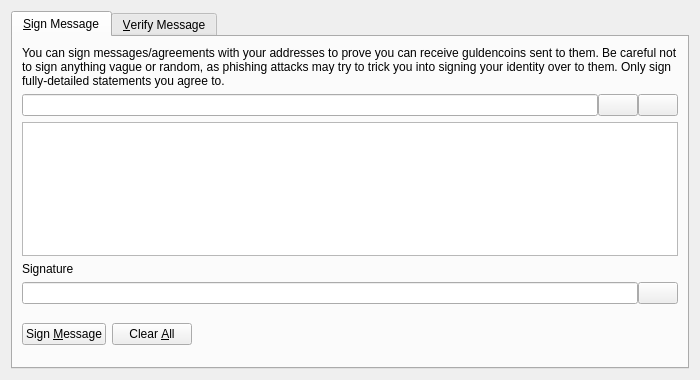
<?xml version="1.0" encoding="UTF-8"?>
<ui version="4.0">
 <class>SignVerifyMessageDialog</class>
 <widget class="QDialog" name="SignVerifyMessageDialog">
  <property name="geometry">
   <rect>
    <x>0</x>
    <y>0</y>
    <width>700</width>
    <height>380</height>
   </rect>
  </property>
  <property name="windowTitle">
   <string>Signatures - Sign / Verify a Message</string>
  </property>
  <property name="modal">
   <bool>true</bool>
  </property>
  <layout class="QVBoxLayout" name="verticalLayout">
   <item>
    <widget class="QTabWidget" name="tabWidget">
     <property name="currentIndex">
      <number>0</number>
     </property>
     <widget class="QWidget" name="tabSignMessage">
      <attribute name="title">
       <string>&amp;Sign Message</string>
      </attribute>
      <layout class="QVBoxLayout" name="verticalLayout_SM">
       <item>
        <widget class="QLabel" name="infoLabel_SM">
         <property name="text">
          <string>You can sign messages/agreements with your addresses to prove you can receive guldencoins sent to them. Be careful not to sign anything vague or random, as phishing attacks may try to trick you into signing your identity over to them. Only sign fully-detailed statements you agree to.</string>
         </property>
         <property name="textFormat">
          <enum>Qt::PlainText</enum>
         </property>
         <property name="wordWrap">
          <bool>true</bool>
         </property>
        </widget>
       </item>
       <item>
        <layout class="QHBoxLayout" name="horizontalLayout_1_SM">
         <property name="spacing">
          <number>0</number>
         </property>
         <item>
          <widget class="QValidatedLineEdit" name="addressIn_SM">
           <property name="toolTip">
            <string>The Guldencoin address to sign the message with</string>
           </property>
          </widget>
         </item>
         <item>
          <widget class="QPushButton" name="addressBookButton_SM">
           <property name="toolTip">
            <string>Choose previously used address</string>
           </property>
           <property name="text">
            <string/>
           </property>
           <property name="icon">
            <iconset resource="../bitcoin.qrc">
             <normaloff>:/icons/address-book</normaloff>:/icons/address-book</iconset>
           </property>
           <property name="shortcut">
            <string>Alt+A</string>
           </property>
           <property name="autoDefault">
            <bool>false</bool>
           </property>
          </widget>
         </item>
         <item>
          <widget class="QPushButton" name="pasteButton_SM">
           <property name="toolTip">
            <string>Paste address from clipboard</string>
           </property>
           <property name="text">
            <string/>
           </property>
           <property name="icon">
            <iconset resource="../bitcoin.qrc">
             <normaloff>:/icons/editpaste</normaloff>:/icons/editpaste</iconset>
           </property>
           <property name="shortcut">
            <string>Alt+P</string>
           </property>
           <property name="autoDefault">
            <bool>false</bool>
           </property>
          </widget>
         </item>
        </layout>
       </item>
       <item>
        <widget class="QPlainTextEdit" name="messageIn_SM">
         <property name="toolTip">
          <string>Enter the message you want to sign here</string>
         </property>
        </widget>
       </item>
       <item>
        <widget class="QLabel" name="signatureLabel_SM">
         <property name="text">
          <string>Signature</string>
         </property>
         <property name="textFormat">
          <enum>Qt::PlainText</enum>
         </property>
        </widget>
       </item>
       <item>
        <layout class="QHBoxLayout" name="horizontalLayout_2_SM">
         <property name="spacing">
          <number>0</number>
         </property>
         <item>
          <widget class="QLineEdit" name="signatureOut_SM">
           <property name="font">
            <font>
             <italic>true</italic>
            </font>
           </property>
           <property name="readOnly">
            <bool>true</bool>
           </property>
          </widget>
         </item>
         <item>
          <widget class="QPushButton" name="copySignatureButton_SM">
           <property name="toolTip">
            <string>Copy the current signature to the system clipboard</string>
           </property>
           <property name="text">
            <string/>
           </property>
           <property name="icon">
            <iconset resource="../bitcoin.qrc">
             <normaloff>:/icons/editcopy</normaloff>:/icons/editcopy</iconset>
           </property>
           <property name="autoDefault">
            <bool>false</bool>
           </property>
          </widget>
         </item>
        </layout>
       </item>
       <item>
        <layout class="QHBoxLayout" name="horizontalLayout_3_SM">
         <item>
          <widget class="QPushButton" name="signMessageButton_SM">
           <property name="toolTip">
            <string>Sign the message to prove you own this Guldencoin address</string>
           </property>
           <property name="text">
            <string>Sign &amp;Message</string>
           </property>
           <property name="icon">
            <iconset resource="../bitcoin.qrc">
             <normaloff>:/icons/edit</normaloff>:/icons/edit</iconset>
           </property>
           <property name="autoDefault">
            <bool>false</bool>
           </property>
          </widget>
         </item>
         <item>
          <widget class="QPushButton" name="clearButton_SM">
           <property name="toolTip">
            <string>Reset all sign message fields</string>
           </property>
           <property name="text">
            <string>Clear &amp;All</string>
           </property>
           <property name="icon">
            <iconset resource="../bitcoin.qrc">
             <normaloff>:/icons/remove</normaloff>:/icons/remove</iconset>
           </property>
           <property name="autoDefault">
            <bool>false</bool>
           </property>
          </widget>
         </item>
         <item>
          <spacer name="horizontalSpacer_1_SM">
           <property name="orientation">
            <enum>Qt::Horizontal</enum>
           </property>
           <property name="sizeHint" stdset="0">
            <size>
             <width>40</width>
             <height>48</height>
            </size>
           </property>
          </spacer>
         </item>
         <item>
          <widget class="QLabel" name="statusLabel_SM">
           <property name="font">
            <font>
             <weight>75</weight>
             <bold>true</bold>
            </font>
           </property>
           <property name="text">
            <string/>
           </property>
           <property name="wordWrap">
            <bool>true</bool>
           </property>
          </widget>
         </item>
         <item>
          <spacer name="horizontalSpacer_2_SM">
           <property name="orientation">
            <enum>Qt::Horizontal</enum>
           </property>
           <property name="sizeHint" stdset="0">
            <size>
             <width>40</width>
             <height>48</height>
            </size>
           </property>
          </spacer>
         </item>
        </layout>
       </item>
      </layout>
     </widget>
     <widget class="QWidget" name="tabVerifyMessage">
      <attribute name="title">
       <string>&amp;Verify Message</string>
      </attribute>
      <layout class="QVBoxLayout" name="verticalLayout_VM">
       <item>
        <widget class="QLabel" name="infoLabel_VM">
         <property name="text">
          <string>Enter the receiver's address, message (ensure you copy line breaks, spaces, tabs, etc. exactly) and signature below to verify the message. Be careful not to read more into the signature than what is in the signed message itself, to avoid being tricked by a man-in-the-middle attack. Note that this only proves the signing party receives with the address, it cannot prove sendership of any transaction!</string>
         </property>
         <property name="textFormat">
          <enum>Qt::PlainText</enum>
         </property>
         <property name="alignment">
          <set>Qt::AlignLeading|Qt::AlignLeft|Qt::AlignTop</set>
         </property>
         <property name="wordWrap">
          <bool>true</bool>
         </property>
        </widget>
       </item>
       <item>
        <layout class="QHBoxLayout" name="horizontalLayout_1_VM">
         <property name="spacing">
          <number>0</number>
         </property>
         <item>
          <widget class="QValidatedLineEdit" name="addressIn_VM">
           <property name="toolTip">
            <string>The Guldencoin address the message was signed with</string>
           </property>
          </widget>
         </item>
         <item>
          <widget class="QPushButton" name="addressBookButton_VM">
           <property name="toolTip">
            <string>Choose previously used address</string>
           </property>
           <property name="text">
            <string/>
           </property>
           <property name="icon">
            <iconset resource="../bitcoin.qrc">
             <normaloff>:/icons/address-book</normaloff>:/icons/address-book</iconset>
           </property>
           <property name="shortcut">
            <string>Alt+A</string>
           </property>
           <property name="autoDefault">
            <bool>false</bool>
           </property>
          </widget>
         </item>
        </layout>
       </item>
       <item>
        <widget class="QPlainTextEdit" name="messageIn_VM"/>
       </item>
       <item>
        <widget class="QValidatedLineEdit" name="signatureIn_VM"/>
       </item>
       <item>
        <layout class="QHBoxLayout" name="horizontalLayout_2_VM">
         <item>
          <widget class="QPushButton" name="verifyMessageButton_VM">
           <property name="toolTip">
            <string>Verify the message to ensure it was signed with the specified Guldencoin address</string>
           </property>
           <property name="text">
            <string>Verify &amp;Message</string>
           </property>
           <property name="icon">
            <iconset resource="../bitcoin.qrc">
             <normaloff>:/icons/transaction_0</normaloff>:/icons/transaction_0</iconset>
           </property>
           <property name="autoDefault">
            <bool>false</bool>
           </property>
          </widget>
         </item>
         <item>
          <widget class="QPushButton" name="clearButton_VM">
           <property name="toolTip">
            <string>Reset all verify message fields</string>
           </property>
           <property name="text">
            <string>Clear &amp;All</string>
           </property>
           <property name="icon">
            <iconset resource="../bitcoin.qrc">
             <normaloff>:/icons/remove</normaloff>:/icons/remove</iconset>
           </property>
           <property name="autoDefault">
            <bool>false</bool>
           </property>
          </widget>
         </item>
         <item>
          <spacer name="horizontalSpacer_1_VM">
           <property name="orientation">
            <enum>Qt::Horizontal</enum>
           </property>
           <property name="sizeHint" stdset="0">
            <size>
             <width>40</width>
             <height>48</height>
            </size>
           </property>
          </spacer>
         </item>
         <item>
          <widget class="QLabel" name="statusLabel_VM">
           <property name="font">
            <font>
             <weight>75</weight>
             <bold>true</bold>
            </font>
           </property>
           <property name="text">
            <string/>
           </property>
           <property name="wordWrap">
            <bool>true</bool>
           </property>
          </widget>
         </item>
         <item>
          <spacer name="horizontalSpacer_2_VM">
           <property name="orientation">
            <enum>Qt::Horizontal</enum>
           </property>
           <property name="sizeHint" stdset="0">
            <size>
             <width>40</width>
             <height>48</height>
            </size>
           </property>
          </spacer>
         </item>
        </layout>
       </item>
      </layout>
     </widget>
    </widget>
   </item>
  </layout>
 </widget>
 <customwidgets>
  <customwidget>
   <class>QValidatedLineEdit</class>
   <extends>QLineEdit</extends>
   <header>qvalidatedlineedit.h</header>
  </customwidget>
 </customwidgets>
 <resources>
  <include location="../bitcoin.qrc"/>
 </resources>
 <connections/>
</ui>
